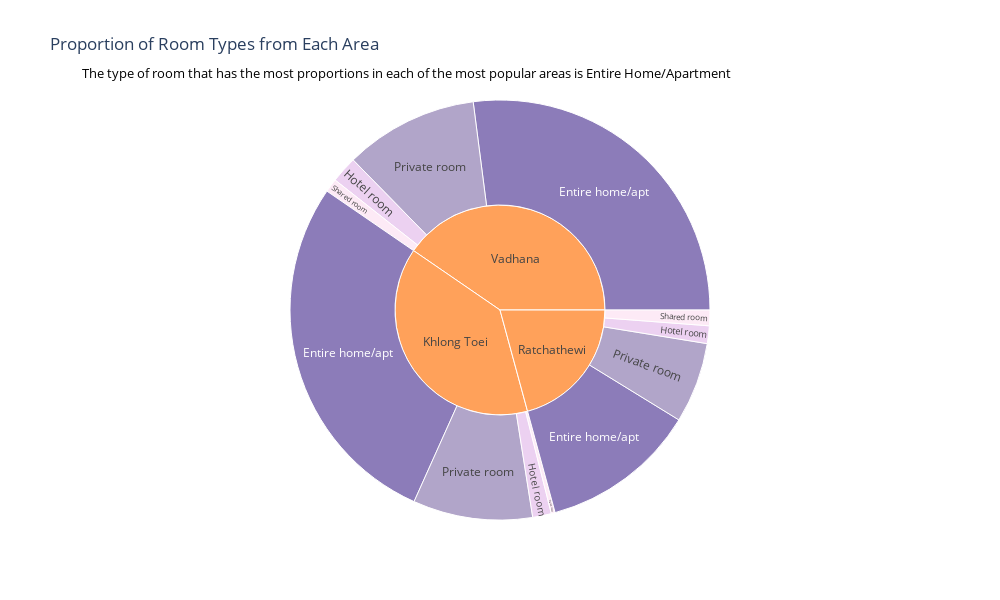

Here is the notebook cell this chart was saved with:
### Code cell
# Chart proporsi kamar untuk 3 area teratas di Bangkok berdasarkan popularitas/jumlah review

color_map = {'Private room': '#917FB3','Hotel room': '#E5BEEC', 'Shared room': '#FDE2F3', 'Entire home/apt': '#5C469C'}
fig=px.sunburst(df[df['neighbourhood'].isin(list_loc)],color_discrete_map=color_map,path=['neighbourhood','room_type'],color='room_type', title=f'Proportion of Room Types from Each Area',)

fig.update_layout(
    plot_bgcolor='black',  
    paper_bgcolor='white'  
)

fig.update_layout(
    width=1000, 
    height=600  
)

fig.add_annotation(
    text='The type of room that has the most proportions in each of the most popular areas is Entire Home/Apartment',
    x=0,
    y=1.09,
    showarrow=False,
    font=dict(size=13, color='black'),
)


fig.show()

### Figure 1 — Plotly figure (JSON) as saved in the notebook; plotly's stock layout.template omitted (floating-point values rounded to 4 significant figures)
{"data": [{"branchvalues": "total", "customdata": [["Entire home/apt"], ["Entire home/apt"], ["Entire home/apt"], ["Hotel room"], ["Hotel room"], ["Private room"], ["Private room"], ["Private room"], ["Shared room"], ["Shared room"], ["Shared room"], ["(?)"], ["(?)"], ["Hotel room"], ["(?)"]], "domain": {"x": [0, 1], "y": [0, 1]}, "hovertemplate": "labels=%{label}<br>count=%{value}<br>parent=%{parent}<br>id=%{id}<br>room_type=%{customdata[0]}<extra></extra>", "ids": ["Khlong Toei/Entire home/apt", "Ratchathewi/Entire home/apt", "Vadhana/Entire home/apt", "Khlong Toei/Hotel room", "Ratchathewi/Hotel room", "Khlong Toei/Private room", "Ratchathewi/Private room", "Vadhana/Private room", "Khlong Toei/Shared room", "Ratchathewi/Shared room", "Vadhana/Shared room", "Khlong Toei", "Vadhana", "Vadhana/Hotel room", "Ratchathewi"], "labels": ["Entire home/apt", "Entire home/apt", "Entire home/apt", "Hotel room", "Hotel room", "Private room", "Private room", "Private room", "Shared room", "Shared room", "Shared room", "Khlong Toei", "Vadhana", "Hotel room", "Ratchathewi"], "marker": {"colors": ["#5C469C", "#5C469C", "#5C469C", "#E5BEEC", "#E5BEEC", "#917FB3", "#917FB3", "#917FB3", "#FDE2F3", "#FDE2F3", "#FDE2F3", "#FFA15A", "#FFA15A", "#E5BEEC", "#FFA15A"]}, "name": "", "parents": ["Khlong Toei", "Ratchathewi", "Vadhana", "Khlong Toei", "Ratchathewi", "Khlong Toei", "Ratchathewi", "Vadhana", "Khlong Toei", "Ratchathewi", "Vadhana", "", "", "Vadhana", ""], "type": "sunburst", "values": [1414, 609, 1372, 73, 69, 467, 315, 522, 15, 61, 53, 1969, 2051, 104, 1054]}], "layout": {"annotations": [{"font": {"color": "black", "size": 13}, "showarrow": false, "text": "The type of room that has the most proportions in each of the most popular areas is Entire Home/Apartment", "x": 0, "y": 1.09}], "height": 600, "legend": {"tracegroupgap": 0}, "paper_bgcolor": "white", "plot_bgcolor": "black", "title": {"text": "Proportion of Room Types from Each Area"}, "width": 1000}}
